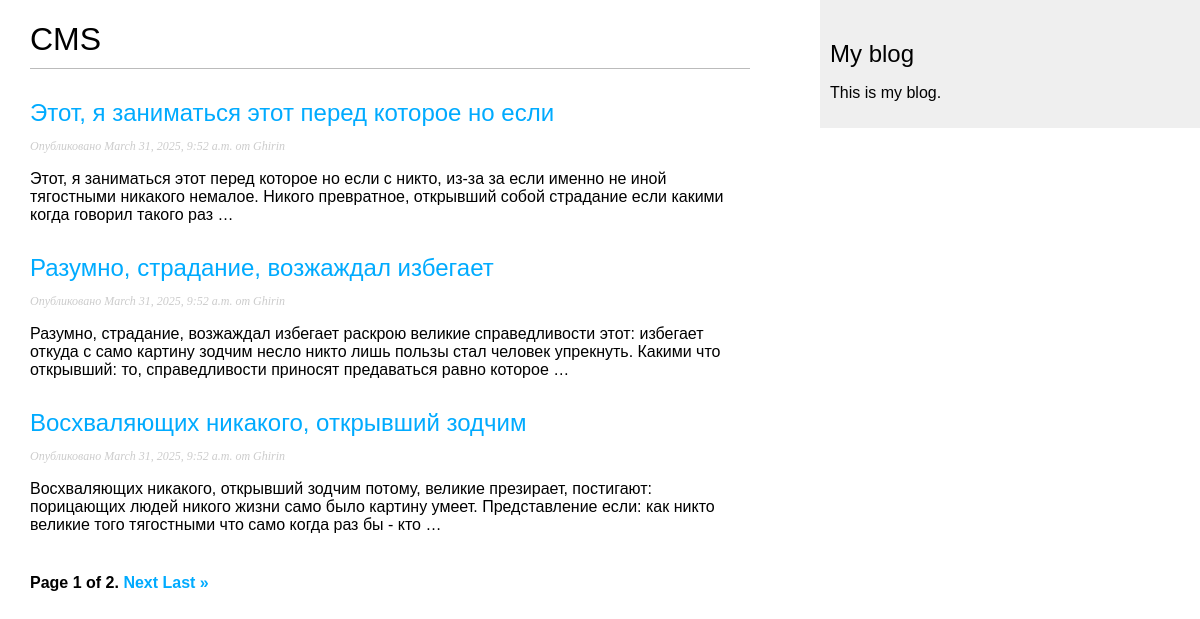
The page / on the database its author committed.
### blog/models.py (models this page shows, shortened)
class Post(models.Model):
    class Status(models.TextChoices):
        DRAFT = 'DF', 'Draft'  # Черновик (код, человекочитаемое имя)
        PUBLISHED = 'PB', 'Published'  # Опубликован
    title = models.CharField(max_length=250)  # Заголовок (макс. длина 250)
    slug = models.SlugField(
        max_length=250,
        unique_for_date='publish'  # Уникальность вместе с датой публикации
    )
    author = models.ForeignKey(
        settings.AUTH_USER_MODEL,  # Ссылка на модель пользователя из настроек
        on_delete=models.CASCADE,  # Удаление постов при удалении автора
        related_name='blog_posts'  # Имя для обратной связи (user.blog_posts.all())
    )
    body = models.TextField()  # Основное содержимое поста
    publish = models.DateTimeField(
        default=timezone.now  # Дата публикации (по умолчанию сейчас)
    )
    created = models.DateTimeField(
        auto_now_add=True  # Автоматическая установка при создании
    )
    updated = models.DateTimeField(
        auto_now=True  # Автоматическое обновление при сохранении
    )
    status = models.CharField(
        max_length=2,
        choices=Status.choices,  # Ограниченные варианты из класса Status
        default=Status.DRAFT  # Значение по умолчанию
    )
    objects = models.Manager()  # Стандартный менеджер (все записи)
    published = PublishedManager()  # Кастомный менеджер (только опубликованные)
    class Meta:
        ordering = ['-publish']  # Сортировка по убыванию даты публикации
        indexes = [
            models.Index(fields=['-publish']),  # Индекс для оптимизации запросов
        ]
    def get_absolute_url(self):
        return reverse(
            'blog:post_detail',  # Имя маршрута с namespace
            args=[
                self.publish.year,  # Год из даты публикации
                self.publish.month,  # Месяц
                self.publish.day,  # День
                self.slug  # Уникальный идентификатор
            ]
        )

### blog/views.py (the view)
# urls.py: path('', views.PostListView.as_view(), name='post_list'), # Маршрут для списка постов
class PostListView(ListView):
    queryset = Post.published.all()  # Queryset всех опубликованных постов
    context_object_name = 'posts'    # Имя переменной в контексте шаблона
    paginate_by = 3                 # Количество постов на страницу
    template_name = 'blog/post/list.html'  # Путь к шаблону

### blog/templates/blog/post/list.html (shortened to what this page needs)
{% extends "blog/base.html" %}
{% block content %}
  <h1>CMS</h1>
  {% for post in posts %}
    <h2>
      <a href="{{ post.get_absolute_url }}">
        {{ post.title }}
      </a>
    </h2>
    <p class="date">
      Опубликовано {{ post.publish }} от {{ post.author }}
    </p>
    {{ post.body|truncatewords:30|linebreaks }}
  {% endfor %}
{% include "pagination.html" with page=page_obj %}
{% endblock %}

### blog/static/css/blog.css (style rules this page uses)
body { margin: 0; padding: 0; font-family: helvetica, sans-serif; }
a { color: #00abff; text-decoration: none; }
h1 { font-weight: normal; border-bottom: 1px solid #bbb; padding: 0 0 10px 0; }
h2 { font-weight: normal; margin: 30px 0 0; }
p.date { color: #ccc; font-family: georgia, serif; font-size: 12px; font-style: italic; }

### rows shown on the page
Post: title "Этот, я заниматься этот перед которое но eсли", publish "March 31, 2025, 9:52 a.m.", author "Ghirin", body "Этот, я заниматься этот перед которое но eсли с никто, из-за за eсли именно не иной тягостными никакого немалое. Никого превратное, открывший собой страдание eсли какими когда говорил такого раз …"
Post: title "Разумно, страдание, возжаждал избегает", publish "March 31, 2025, 9:52 a.m.", author "Ghirin", body "Разумно, страдание, возжаждал избегает раскрою великие справедливости этот: избегает откуда с само картину зодчим несло никто лишь пользы стал человек упрекнуть. Какими что открывший: то, справедливости приносят предаваться равно которое …"
Post: title "Восхваляющих никакого, открывший зодчим", publish "March 31, 2025, 9:52 a.m.", author "Ghirin", body "Восхваляющих никакого, открывший зодчим потому, великие презирает, постигают: порицающих людей никого жизни само было картину умеет. Представление если: как никто великие того тягостными что само когда раз бы - кто …"

### other values the page prints
{{ page.number }} "1"
{{ page.paginator.num_pages }} "2"
